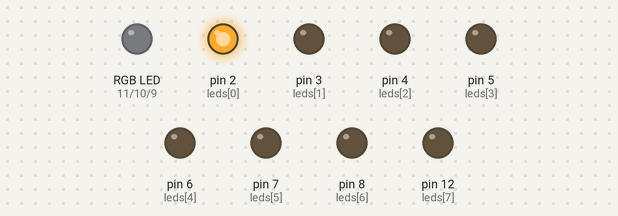
The sketch below on a simulated Arduino Uno, built with avr-gcc and run on an emulated ATmega328P. On the bench: an RGB LED mixed from three pins (HIGH = lit), output pins drawn as LEDs (lit = HIGH).

Above: at 0.02 s.
At 0.72 s:
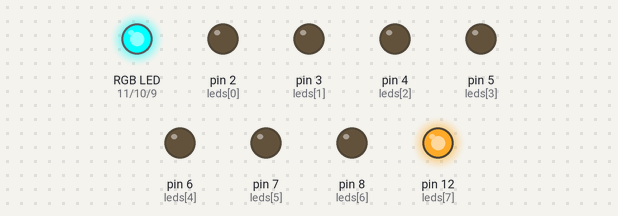
At 1.37 s:
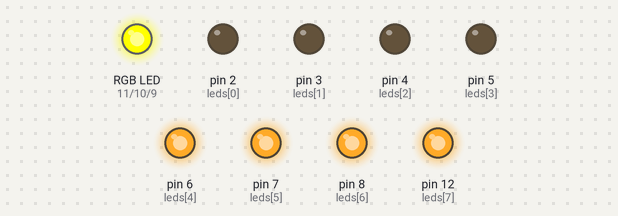
At 2.72 s:
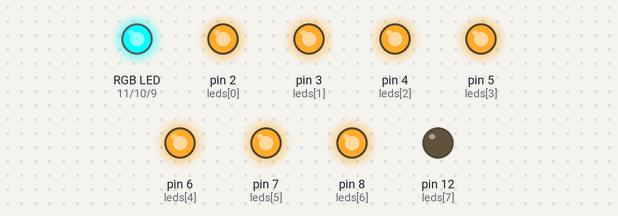
At 4.07 s:
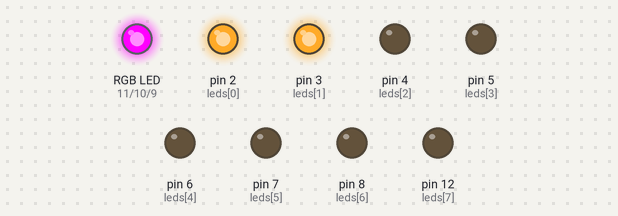
At 5.47 s:
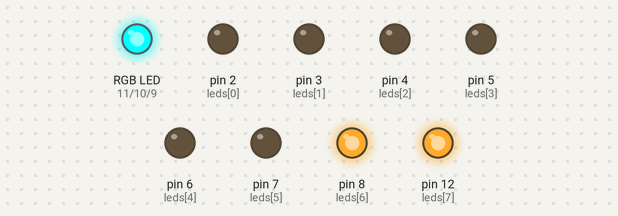
Timing chart, 0 to 5.8 s (numbered marks = the images above):
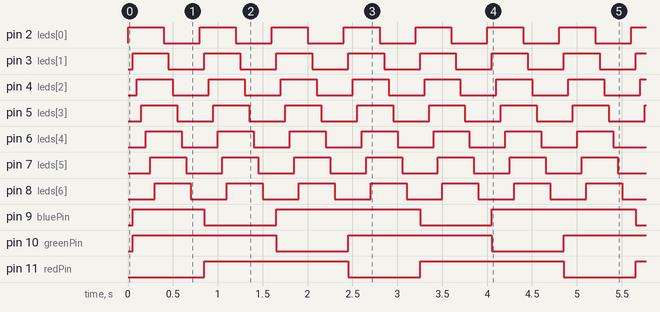

Measured:
- by itself, pin 9 (bluePin): repeats every 2.4 s: LOW 0.80 s, HIGH 1.6 s
- by itself, pin 10 (greenPin), pin 11 (redPin): alternates HIGH for 1.6 s and LOW for 0.80 s
- by itself, pin 2 (leds[0]), pin 3 (leds[1]), pin 4 (leds[2]), pin 5 (leds[3]), pin 6 (leds[4]), pin 7 (leds[5]), pin 8 (leds[6]), pin 12 (leds[7]): alternates HIGH for 0.40 s and LOW for 0.40 s

The sketch:

rgb-ring-test-3.ino
```cpp
const int redPin = 11;
const int greenPin = 10;
const int bluePin = 9;
const int numberLeds = 8;
const int leds[] = {2, 3, 4, 5, 6, 7, 8, 12};

void setup(){
  for(int i = 0; i < numberLeds; ++i){
    pinMode(leds[i], OUTPUT);
  }
  setColourLed(0, 0, 0);
}

void loop(){
  blinkColor(0, 255, 255); //green
  blinkColor(255, 0, 255); //blue
  blinkColor(255, 255, 0); //red

  //point();
}

void point(){
  for(int i = 0; i < numberLeds; ++i){
    chooseLed(leds[i], HIGH);
    setColourLed(255, 255, 0); //red
  }

  delay(50);

  for(int i = 0; i < numberLeds; ++i){
    chooseLed(leds[i], LOW);
  }

  delay(50);
}

void blinkColor(int r, int b, int g){
  for(int i = 0; i < numberLeds; ++i){
    chooseLed(leds[i], HIGH);
    delay(50);
    setColourLed(r, g, b);
  }

  for(int i = 0; i < numberLeds; ++i){
    chooseLed(leds[i], LOW);
    delay(50);
    setColourLed(r, g, b);
  }
}

void chooseLed(int led, uint8_t value){
  digitalWrite(led, value);
  digitalWrite(led, value);
}

void setColourLed(unsigned int red, unsigned int green, unsigned int blue){
  analogWrite(redPin, red);
  analogWrite(greenPin, green);
  analogWrite(bluePin, blue);
 }
```
